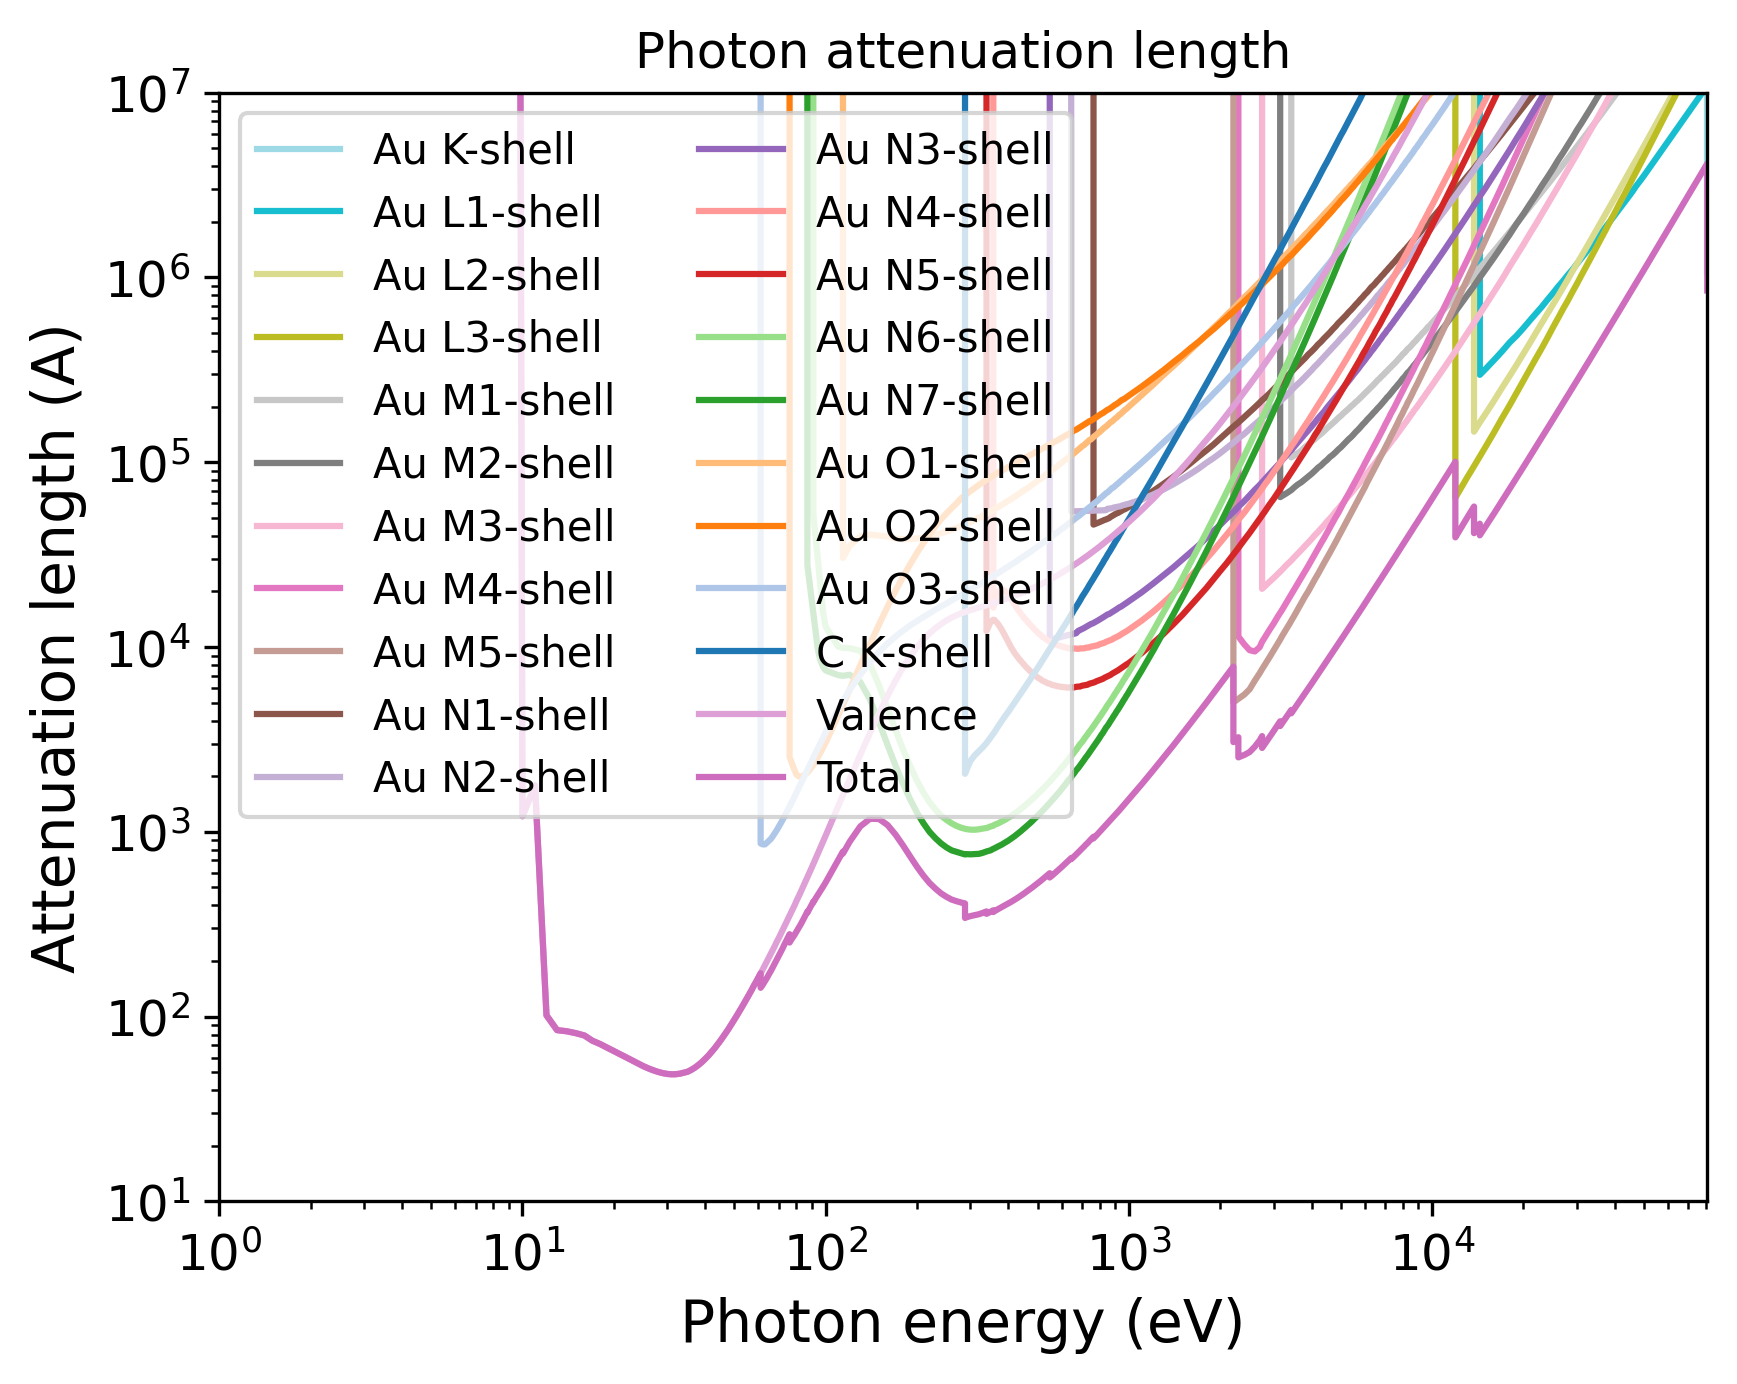

This chart was generated by the following Python code:
import pandas as pd
import numpy as np
import matplotlib.pyplot as plt
import matplotlib.cm as cm
# Set the format:
plt.xlabel("Photon energy (eV)", fontsize=14)
plt.ylabel("Attenuation length (A)", fontsize=14)
plt.xticks(fontsize=12)
plt.yticks(fontsize=12)
plt.grid(False)
# Set the axes:
# Read the output file:
df = pd.read_csv(r"OUTPUT_Multilayer_AuC_Photon_IMFP.dat", sep=r'\s+', header=None, comment="#", skipinitialspace=True)
plt.xscale("log")
plt.yscale("log")
# Prepare the plot:
columns_to_plot = [ 1, 2, 3, 4, 5, 6, 7, 8, 9, 10, 11, 12, 13, 14, 15, 16, 17, 18, 19, 20, 21, 22]
labels = [ "Au K-shell", "Au L1-shell", "Au L2-shell", "Au L3-shell", "Au M1-shell", "Au M2-shell", "Au M3-shell", "Au M4-shell", "Au M5-shell", "Au N1-shell", "Au N2-shell", "Au N3-shell", "Au N4-shell", "Au N5-shell", "Au N6-shell", "Au N7-shell", "Au O1-shell", "Au O2-shell", "Au O3-shell", "C K-shell", "Valence", "Total"]
# Create N distinct colors from a colormap
N = len(columns_to_plot)
colors = np.vstack([plt.cm.tab20(np.linspace(1, 0, 20)), plt.cm.tab20b(np.linspace(1, 0, 20))])
# Set line styles:
linestyles = [ "-", "-", "-", "-", "-", "-", "-", "-", "-", "-", "-", "-", "-", "-", "-", "-", "-", "-", "-", "-", "-", "-"]
for i, col in enumerate(columns_to_plot):
    color = colors[i % len(colors)]
    ls    = linestyles[i % len(linestyles)]
    label = labels[i % len(labels)]
    plt.plot(df.iloc[:, 0], df.iloc[:, col],
    color=color,
    label=label,
    linestyle=ls)
plt.xlim(1.00000000,80729.00100000)
plt.ylim(10.00000000,10000000.00000000)
plt.title("Photon attenuation length")
plt.legend(loc="best", fontsize=10, ncol=2)
# Save the plot in this format:
plt.savefig("OUTPUT_MFP_photon.png", dpi=300, bbox_inches="tight")
